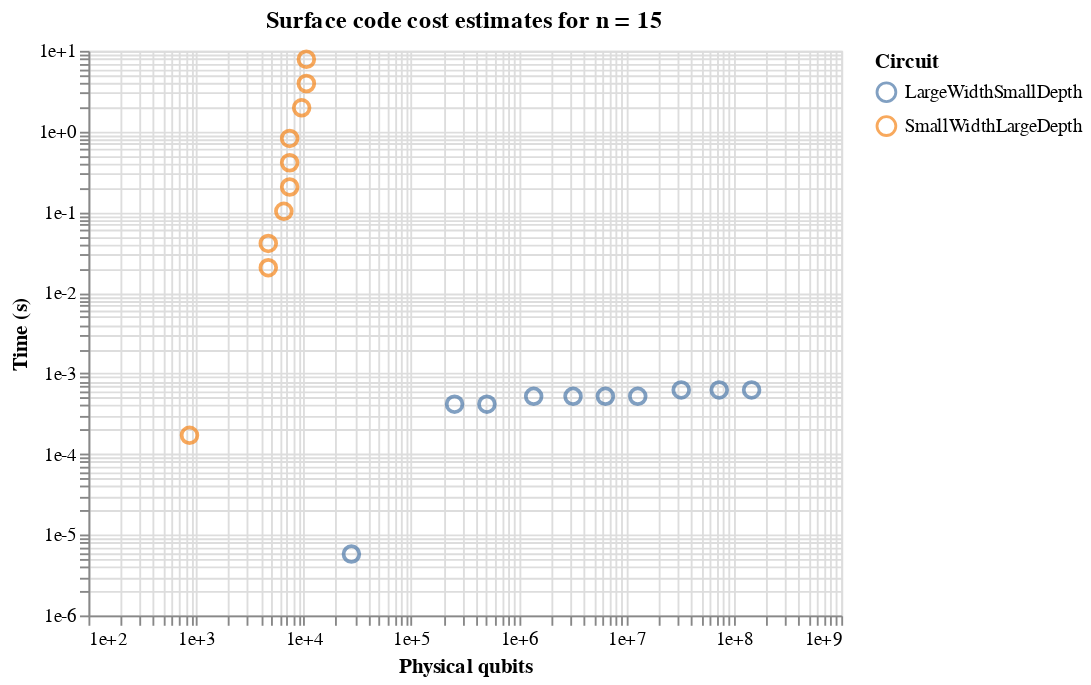

Notebook code cell kept with this figure:
### Code cell
# Space vs. time tradeoff for baby 4KB qRAM
ldw = df[np.logical_or(df['name'] == 'LargeWidthSmallDepth', df['name'] == 'SmallWidthLargeDepth')]
ldw = ldw[ldw['n'] == 15]

title = "Surface code cost estimates for n = 15"

points = Chart(ldw, title=title).mark_point(size=70).encode(
                              x=X('total_phys_q',
                                  scale=Scale(type='log'),
                                  axis=Axis(title="Physical qubits",format="e")),
                              y=Y('total_time',
                                  scale=Scale(type='log'),
                                  axis=Axis(title="Time (s)",format="e")),
                              color=Color('name', legend=Legend(title="Circuit")))

#rules = Chart(bb).mark_rule().encode(y='total_cost', 
#                              shape='name', color=Color('name', legend=Legend(title="Circuit")))

points

### Figure 1 — Vega-Lite specification as saved in the notebook (floating-point values rounded to 4 significant figures)
{"$schema": "https://vega.github.io/schema/vega-lite/v2.6.0.json", "config": {"view": {"height": 300, "width": 400}}, "data": {"name": "data-1dd766b14d52ab93a521bb9e74846314"}, "datasets": {"data-1dd766b14d52ab93a521bb9e74846314": [{"b1": 0, "b2": 0, "clifford_distance": 3, "clifford_phys_q": 27869, "clifford_time": 5.755e-06, "clifford_total_avg_cycles": 28.77, "cliffords": 12962, "cnot_count": 11234, "depth": 377, "distill_cycles_per_state": 0, "distill_distances": "[]", "distill_factories": 0, "distill_logical_q": 0, "distill_logical_q_per_factory": 0, "distill_phys_q": 0, "distill_reqd": false, "distill_sim_states": 0, "distill_time": 0, "distill_total_cycles": 0, "eps": 1, "h_count": 1728, "k": 0, "mode": "defect", "n": 15, "n_qubits": 961, "name": "LargeWidthSmallDepth", "p_g": 1e-05, "p_in": 0.0001, "q": 5, "safety_factor": 0, "t_count": 5120, "t_depth": 52, "t_sc": 2e-07, "total_cost": 14.76, "total_phys_q": 27869, "total_time": 5.755e-06}, {"b1": 0, "b2": 0, "clifford_distance": 3, "clifford_phys_q": 870, "clifford_time": 0.0001711, "clifford_total_avg_cycles": 855.5, "cliffords": 11968, "cnot_count": 10240, "depth": 11520, "distill_cycles_per_state": 0, "distill_distances": "[]", "distill_factories": 0, "distill_logical_q": 0, "distill_logical_q_per_factory": 0, "distill_phys_q": 0, "distill_reqd": false, "distill_sim_states": 0, "distill_time": 0, "distill_total_cycles": 0, "eps": 1, "h_count": 1728, "k": 0, "mode": "defect", "n": 15, "n_qubits": 30, "name": "SmallWidthLargeDepth", "p_g": 1e-05, "p_in": 0.0001, "q": 5, "safety_factor": 0, "t_count": 5120, "t_depth": 1664, "t_sc": 2e-07, "total_cost": 14.65, "total_phys_q": 870, "total_time": 0.0001711}, {"b1": 0, "b2": 0, "clifford_distance": 4, "clifford_phys_q": 96050, "clifford_time": 6.124e-06, "clifford_total_avg_cycles": 30.62, "cliffords": 25954, "cnot_count": 22498, "depth": 380, "distill_cycles_per_state": 40, "distill_distances": "[4]", "distill_factories": 197, "distill_logical_q": 3152, "distill_logical_q_per_factory": 16, "distill_phys_q": 157600, "distill_reqd": true, "distill_sim_states": 1, "distill_time": 0.0004158, "distill_total_cycles": 2080, "eps": 1, "h_count": 3456, "k": 0, "mode": "defect", "n": 15, "n_qubits": 1921, "name": "LargeWidthSmallDepth", "p_g": 1e-05, "p_in": 0.0001, "q": 6, "safety_factor": 0, "t_count": 10240, "t_depth": 52, "t_sc": 2e-07, "total_cost": 23.35, "total_phys_q": 253650, "total_time": 0.0004158}, {"b1": 0, "b2": 0, "clifford_distance": 4, "clifford_phys_q": 1500, "clifford_time": 0.0003652, "clifford_total_avg_cycles": 1826.0, "cliffords": 23936, "cnot_count": 20480, "depth": 23040, "distill_cycles_per_state": 40, "distill_distances": "[4]", "distill_factories": 4, "distill_logical_q": 64, "distill_logical_q_per_factory": 16, "distill_phys_q": 3200, "distill_reqd": true, "distill_sim_states": 1, "distill_time": 0.02048, "distill_total_cycles": 133120, "eps": 1, "h_count": 3456, "k": 0, "mode": "defect", "n": 15, "n_qubits": 30, "name": "SmallWidthLargeDepth", "p_g": 1e-05, "p_in": 0.0001, "q": 6, "safety_factor": 0, "t_count": 10240, "t_depth": 3328, "t_sc": 2e-07, "total_cost": 23.6, "total_phys_q": 4700, "total_time": 0.02048}, {"b1": 0, "b2": 0, "clifford_distance": 4, "clifford_phys_q": 192050, "clifford_time": 6.129e-06, "clifford_total_avg_cycles": 30.64, "cliffords": 51938, "cnot_count": 45026, "depth": 383, "distill_cycles_per_state": 40, "distill_distances": "[4]", "distill_factories": 394, "distill_logical_q": 6304, "distill_logical_q_per_factory": 16, "distill_phys_q": 315200, "distill_reqd": true, "distill_sim_states": 1, "distill_time": 0.0004158, "distill_total_cycles": 2080, "eps": 1, "h_count": 6912, "k": 0, "mode": "defect", "n": 15, "n_qubits": 3841, "name": "LargeWidthSmallDepth", "p_g": 1e-05, "p_in": 0.0001, "q": 7, "safety_factor": 0, "t_count": 20480, "t_depth": 52, "t_sc": 2e-07, "total_cost": 24.35, "total_phys_q": 507250, "total_time": 0.0004158}, {"b1": 0, "b2": 0, "clifford_distance": 4, "clifford_phys_q": 1500, "clifford_time": 0.0007305, "clifford_total_avg_cycles": 3652.0, "cliffords": 47872, "cnot_count": 40960, "depth": 46080, "distill_cycles_per_state": 40, "distill_distances": "[4]", "distill_factories": 4, "distill_logical_q": 64, "distill_logical_q_per_factory": 16, "distill_phys_q": 3200, "distill_reqd": true, "distill_sim_states": 1, "distill_time": 0.04096, "distill_total_cycles": 266240, "eps": 1, "h_count": 6912, "k": 0, "mode": "defect", "n": 15, "n_qubits": 30, "name": "SmallWidthLargeDepth", "p_g": 1e-05, "p_in": 0.0001, "q": 7, "safety_factor": 0, "t_count": 20480, "t_depth": 6656, "t_sc": 2e-07, "total_cost": 24.6, "total_phys_q": 4700, "total_time": 0.04096}, {"b1": 0, "b2": 0, "clifford_distance": 4, "clifford_phys_q": 384050, "clifford_time": 6.131e-06, "clifford_total_avg_cycles": 30.65, "cliffords": 103906, "cnot_count": 90082, "depth": 386, "distill_cycles_per_state": 50, "distill_distances": "[5]", "distill_factories": 788, "distill_logical_q": 12608, "distill_logical_q_per_factory": 16, "distill_phys_q": 996032, "distill_reqd": true, "distill_sim_states": 1, "distill_time": 0.0005198, "distill_total_cycles": 2600, "eps": 1, "h_count": 13824, "k": 0, "mode": "defect", "n": 15, "n_qubits": 7681, "name": "LargeWidthSmallDepth", "p_g": 1e-05, "p_in": 0.0001, "q": 8, "safety_factor": 0, "t_count": 40960, "t_depth": 52, "t_sc": 2e-07, "total_cost": 25.67, "total_phys_q": 1380082, "total_time": 0.0005198}, {"b1": 0, "b2": 0, "clifford_distance": 4, "clifford_phys_q": 1500, "clifford_time": 0.001461, "clifford_total_avg_cycles": 7305.0, "cliffords": 95744, "cnot_count": 81920, "depth": 92160, "distill_cycles_per_state": 50, "distill_distances": "[5]", "distill_factories": 4, "distill_logical_q": 64, "distill_logical_q_per_factory": 16, "distill_phys_q": 5056, "distill_reqd": true, "distill_sim_states": 1, "distill_time": 0.1024, "distill_total_cycles": 665600, "eps": 1, "h_count": 13824, "k": 0, "mode": "defect", "n": 15, "n_qubits": 30, "name": "SmallWidthLargeDepth", "p_g": 1e-05, "p_in": 0.0001, "q": 8, "safety_factor": 0, "t_count": 40960, "t_depth": 13312, "t_sc": 2e-07, "total_cost": 25.91, "total_phys_q": 6556, "total_time": 0.1024}, {"b1": 0, "b2": 0, "clifford_distance": 5, "clifford_phys_q": 1213519, "clifford_time": 6.492e-06, "clifford_total_avg_cycles": 32.46, "cliffords": 207842, "cnot_count": 180194, "depth": 389, "distill_cycles_per_state": 50, "distill_distances": "[5]", "distill_factories": 1576, "distill_logical_q": 25216, "distill_logical_q_per_factory": 16, "distill_phys_q": 1992064, "distill_reqd": true, "distill_sim_states": 1, "distill_time": 0.0005198, "distill_total_cycles": 2600, "eps": 1, "h_count": 27648, "k": 0, "mode": "defect", "n": 15, "n_qubits": 15361, "name": "LargeWidthSmallDepth", "p_g": 1e-05, "p_in": 0.0001, "q": 9, "safety_factor": 0, "t_count": 81920, "t_depth": 52, "t_sc": 2e-07, "total_cost": 26.67, "total_phys_q": 3205583, "total_time": 0.0005198}, {"b1": 0, "b2": 0, "clifford_distance": 5, "clifford_phys_q": 2370, "clifford_time": 0.003106, "clifford_total_avg_cycles": 15530.0, "cliffords": 191488, "cnot_count": 163840, "depth": 184320, "distill_cycles_per_state": 50, "distill_distances": "[5]", "distill_factories": 4, "distill_logical_q": 64, "distill_logical_q_per_factory": 16, "distill_phys_q": 5056, "distill_reqd": true, "distill_sim_states": 1, "distill_time": 0.2048, "distill_total_cycles": 1331200, "eps": 1, "h_count": 27648, "k": 0, "mode": "defect", "n": 15, "n_qubits": 30, "name": "SmallWidthLargeDepth", "p_g": 1e-05, "p_in": 0.0001, "q": 9, "safety_factor": 0, "t_count": 81920, "t_depth": 26624, "t_sc": 2e-07, "total_cost": 26.92, "total_phys_q": 7426, "total_time": 0.2048}, {"b1": 0, "b2": 0, "clifford_distance": 5, "clifford_phys_q": 2426959, "clifford_time": 6.493e-06, "clifford_total_avg_cycles": 32.46, "cliffords": 415714, "cnot_count": 360418, "depth": 392, "distill_cycles_per_state": 50, "distill_distances": "[5]", "distill_factories": 3151, "distill_logical_q": 50416, "distill_logical_q_per_factory": 16, "distill_phys_q": 3982864, "distill_reqd": true, "distill_sim_states": 1, "distill_time": 0.00052, "distill_total_cycles": 2600, "eps": 1, "h_count": 55296, "k": 0, "mode": "defect", "n": 15, "n_qubits": 30721, "name": "LargeWidthSmallDepth", "p_g": 1e-05, "p_in": 0.0001, "q": 10, "safety_factor": 0, "t_count": 163840, "t_depth": 52, "t_sc": 2e-07, "total_cost": 27.67, "total_phys_q": 6409823, "total_time": 0.00052}, {"b1": 0, "b2": 0, "clifford_distance": 5, "clifford_phys_q": 2370, "clifford_time": 0.006212, "clifford_total_avg_cycles": 31060.0, "cliffords": 382976, "cnot_count": 327680, "depth": 368640, "distill_cycles_per_state": 50, "distill_distances": "[5]", "distill_factories": 4, "distill_logical_q": 64, "distill_logical_q_per_factory": 16, "distill_phys_q": 5056, "distill_reqd": true, "distill_sim_states": 1, "distill_time": 0.4096, "distill_total_cycles": 2662400, "eps": 1, "h_count": 55296, "k": 0, "mode": "defect", "n": 15, "n_qubits": 30, "name": "SmallWidthLargeDepth", "p_g": 1e-05, "p_in": 0.0001, "q": 10, "safety_factor": 0, "t_count": 163840, "t_depth": 53248, "t_sc": 2e-07, "total_cost": 27.92, "total_phys_q": 7426, "total_time": 0.4096}, {"b1": 0, "b2": 0, "clifford_distance": 5, "clifford_phys_q": 4853839, "clifford_time": 6.493e-06, "clifford_total_avg_cycles": 32.47, "cliffords": 831458, "cnot_count": 720866, "depth": 395, "distill_cycles_per_state": 50, "distill_distances": "[5]", "distill_factories": 6302, "distill_logical_q": 100832, "distill_logical_q_per_factory": 16, "distill_phys_q": 7965728, "distill_reqd": true, "distill_sim_states": 1, "distill_time": 0.00052, "distill_total_cycles": 2600, "eps": 1, "h_count": 110592, "k": 0, "mode": "defect", "n": 15, "n_qubits": 61441, "name": "LargeWidthSmallDepth", "p_g": 1e-05, "p_in": 0.0001, "q": 11, "safety_factor": 0, "t_count": 327680, "t_depth": 52, "t_sc": 2e-07, "total_cost": 28.67, "total_phys_q": 12819567, "total_time": 0.00052}, {"b1": 0, "b2": 0, "clifford_distance": 5, "clifford_phys_q": 2370, "clifford_time": 0.01242, "clifford_total_avg_cycles": 62120.0, "cliffords": 765952, "cnot_count": 655360, "depth": 737280, "distill_cycles_per_state": 50, "distill_distances": "[5]", "distill_factories": 4, "distill_logical_q": 64, "distill_logical_q_per_factory": 16, "distill_phys_q": 5056, "distill_reqd": true, "distill_sim_states": 1, "distill_time": 0.8192, "distill_total_cycles": 5324800, "eps": 1, "h_count": 110592, "k": 0, "mode": "defect", "n": 15, "n_qubits": 30, "name": "SmallWidthLargeDepth", "p_g": 1e-05, "p_in": 0.0001, "q": 11, "safety_factor": 0, "t_count": 327680, "t_depth": 106496, "t_sc": 2e-07, "total_cost": 28.92, "total_phys_q": 7426, "total_time": 0.8192}, {"b1": 0, "b2": 0, "clifford_distance": 5, "clifford_phys_q": 9707599, "clifford_time": 6.493e-06, "clifford_total_avg_cycles": 32.47, "cliffords": 1662946, "cnot_count": 1441762, "depth": 398, "distill_cycles_per_state": 60, "distill_distances": "[6]", "distill_factories": 12604, "distill_logical_q": 201664, "distill_logical_q_per_factory": 16, "distill_phys_q": 22788032, "distill_reqd": true, "distill_sim_states": 1, "distill_time": 0.000624, "distill_total_cycles": 3120, "eps": 1, "h_count": 221184, "k": 0, "mode": "defect", "n": 15, "n_qubits": 122881, "name": "LargeWidthSmallDepth", "p_g": 1e-05, "p_in": 0.0001, "q": 12, "safety_factor": 0, "t_count": 655360, "t_depth": 52, "t_sc": 2e-07, "total_cost": 29.93, "total_phys_q": 32495631, "total_time": 0.000624}, {"b1": 0, "b2": 0, "clifford_distance": 5, "clifford_phys_q": 2370, "clifford_time": 0.02485, "clifford_total_avg_cycles": 124200.0, "cliffords": 1531904, "cnot_count": 1310720, "depth": 1474560, "distill_cycles_per_state": 60, "distill_distances": "[6]", "distill_factories": 4, "distill_logical_q": 64, "distill_logical_q_per_factory": 16, "distill_phys_q": 7232, "distill_reqd": true, "distill_sim_states": 1, "distill_time": 1.966, "distill_total_cycles": 12779520, "eps": 1, "h_count": 221184, "k": 0, "mode": "defect", "n": 15, "n_qubits": 30, "name": "SmallWidthLargeDepth", "p_g": 1e-05, "p_in": 0.0001, "q": 12, "safety_factor": 0, "t_count": 655360, "t_depth": 212992, "t_sc": 2e-07, "total_cost": 30.18, "total_phys_q": 9602, "total_time": 1.966}, {"b1": 0, "b2": 0, "clifford_distance": 6, "clifford_phys_q": 27770993, "clifford_time": 6.853e-06, "clifford_total_avg_cycles": 34.27, "cliffords": 3325922, "cnot_count": 2883554, "depth": 401, "distill_cycles_per_state": 60, "distill_distances": "[6]", "distill_factories": 25207, "distill_logical_q": 403312, "distill_logical_q_per_factory": 16, "distill_phys_q": 45574256, "distill_reqd": true, "distill_sim_states": 1, "distill_time": 0.000624, "distill_total_cycles": 3120, "eps": 1, "h_count": 442368, "k": 0, "mode": "defect", "n": 15, "n_qubits": 245761, "name": "LargeWidthSmallDepth", "p_g": 1e-05, "p_in": 0.0001, "q": 13, "safety_factor": 0, "t_count": 1310720, "t_depth": 52, "t_sc": 2e-07, "total_cost": 30.93, "total_phys_q": 73345249, "total_time": 0.000624}, {"b1": 0, "b2": 0, "clifford_distance": 6, "clifford_phys_q": 3390, "clifford_time": 0.05265, "clifford_total_avg_cycles": 263200.0, "cliffords": 3063808, "cnot_count": 2621440, "depth": 2949120, "distill_cycles_per_state": 60, "distill_distances": "[6]", "distill_factories": 4, "distill_logical_q": 64, "distill_logical_q_per_factory": 16, "distill_phys_q": 7232, "distill_reqd": true, "distill_sim_states": 1, "distill_time": 3.932, "distill_total_cycles": 25559040, "eps": 1, "h_count": 442368, "k": 0, "mode": "defect", "n": 15, "n_qubits": 30, "name": "SmallWidthLargeDepth", "p_g": 1e-05, "p_in": 0.0001, "q": 13, "safety_factor": 0, "t_count": 1310720, "t_depth": 425984, "t_sc": 2e-07, "total_cost": 31.18, "total_phys_q": 10622, "total_time": 3.932}, {"b1": 0, "b2": 0, "clifford_distance": 6, "clifford_phys_q": 55541873, "clifford_time": 6.853e-06, "clifford_total_avg_cycles": 34.27, "cliffords": 6651874, "cnot_count": 5767138, "depth": 404, "distill_cycles_per_state": 60, "distill_distances": "[6]", "distill_factories": 50413, "distill_logical_q": 806608, "distill_logical_q_per_factory": 16, "distill_phys_q": 91146704, "distill_reqd": true, "distill_sim_states": 1, "distill_time": 0.000624, "distill_total_cycles": 3120, "eps": 1, "h_count": 884736, "k": 0, "mode": "defect", "n": 15, "n_qubits": 491521, "name": "LargeWidthSmallDepth", "p_g": 1e-05, "p_in": 0.0001, "q": 14, "safety_factor": 0, "t_count": 2621440, "t_depth": 52, "t_sc": 2e-07, "total_cost": 31.93, "total_phys_q": 146688577, "total_time": 0.000624}, {"b1": 0, "b2": 0, "clifford_distance": 6, "clifford_phys_q": 3390, "clifford_time": 0.1053, "clifford_total_avg_cycles": 526500.0, "cliffords": 6127616, "cnot_count": 5242880, "depth": 5898240, "distill_cycles_per_state": 60, "distill_distances": "[6]", "distill_factories": 4, "distill_logical_q": 64, "distill_logical_q_per_factory": 16, "distill_phys_q": 7232, "distill_reqd": true, "distill_sim_states": 1, "distill_time": 7.864, "distill_total_cycles": 51118080, "eps": 1, "h_count": 884736, "k": 0, "mode": "defect", "n": 15, "n_qubits": 30, "name": "SmallWidthLargeDepth", "p_g": 1e-05, "p_in": 0.0001, "q": 14, "safety_factor": 0, "t_count": 2621440, "t_depth": 851968, "t_sc": 2e-07, "total_cost": 32.18, "total_phys_q": 10622, "total_time": 7.864}]}, "encoding": {"color": {"field": "name", "legend": {"title": "Circuit"}, "type": "nominal"}, "x": {"axis": {"format": "e", "title": "Physical qubits"}, "field": "total_phys_q", "scale": {"type": "log"}, "type": "quantitative"}, "y": {"axis": {"format": "e", "title": "Time (s)"}, "field": "total_time", "scale": {"type": "log"}, "type": "quantitative"}}, "mark": {"size": 70, "type": "point"}, "title": "Surface code cost estimates for n = 15"}
